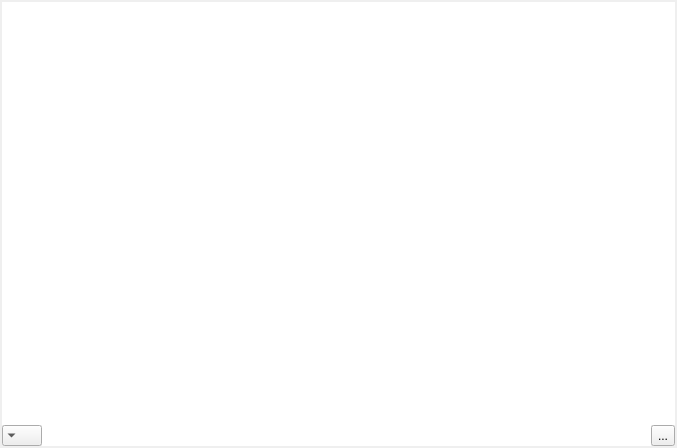
<?xml version="1.0" encoding="UTF-8"?>
<ui version="4.0">
 <class>Frame</class>
 <widget class="QFrame" name="Frame">
  <property name="geometry">
   <rect>
    <x>0</x>
    <y>0</y>
    <width>677</width>
    <height>448</height>
   </rect>
  </property>
  <property name="windowTitle">
   <string>Frame</string>
  </property>
  <layout class="QVBoxLayout" name="verticalLayout">
   <property name="spacing">
    <number>0</number>
   </property>
   <property name="leftMargin">
    <number>2</number>
   </property>
   <property name="topMargin">
    <number>2</number>
   </property>
   <property name="rightMargin">
    <number>2</number>
   </property>
   <property name="bottomMargin">
    <number>2</number>
   </property>
   <item>
    <widget class="QTextEdit" name="scroll_text">
     <property name="font">
      <font>
       <family>Courier</family>
       <pointsize>10</pointsize>
       <fontweight>Medium</fontweight>
      </font>
     </property>
     <property name="frameShape">
      <enum>QFrame::NoFrame</enum>
     </property>
     <property name="frameShadow">
      <enum>QFrame::Plain</enum>
     </property>
     <property name="tabChangesFocus">
      <bool>true</bool>
     </property>
     <property name="readOnly">
      <bool>true</bool>
     </property>
     <property name="acceptRichText">
      <bool>false</bool>
     </property>
     <property name="textInteractionFlags">
      <set>Qt::TextSelectableByKeyboard|Qt::TextSelectableByMouse</set>
     </property>
    </widget>
   </item>
   <item>
    <widget class="QFrame" name="frame">
     <property name="frameShape">
      <enum>QFrame::NoFrame</enum>
     </property>
     <property name="frameShadow">
      <enum>QFrame::Plain</enum>
     </property>
     <layout class="QHBoxLayout" name="horizontalLayout">
      <property name="spacing">
       <number>0</number>
      </property>
      <property name="leftMargin">
       <number>0</number>
      </property>
      <property name="topMargin">
       <number>0</number>
      </property>
      <property name="rightMargin">
       <number>0</number>
      </property>
      <property name="bottomMargin">
       <number>0</number>
      </property>
      <item>
       <widget class="QComboBox" name="mode_selector">
        <property name="sizePolicy">
         <sizepolicy hsizetype="Fixed" vsizetype="Fixed">
          <horstretch>0</horstretch>
          <verstretch>0</verstretch>
         </sizepolicy>
        </property>
        <property name="maximumSize">
         <size>
          <width>40</width>
          <height>30</height>
         </size>
        </property>
        <property name="font">
         <font>
          <family>Courier</family>
          <pointsize>10</pointsize>
          <fontweight>ExtraBold</fontweight>
         </font>
        </property>
        <property name="layoutDirection">
         <enum>Qt::RightToLeft</enum>
        </property>
        <property name="frame">
         <bool>false</bool>
        </property>
       </widget>
      </item>
      <item>
       <widget class="QLineEdit" name="line_input">
        <property name="maximumSize">
         <size>
          <width>16777215</width>
          <height>30</height>
         </size>
        </property>
        <property name="font">
         <font>
          <family>Courier</family>
          <pointsize>10</pointsize>
          <fontweight>Medium</fontweight>
         </font>
        </property>
        <property name="frame">
         <bool>false</bool>
        </property>
       </widget>
      </item>
      <item>
       <widget class="QToolButton" name="toolButton">
        <property name="maximumSize">
         <size>
          <width>16777215</width>
          <height>30</height>
         </size>
        </property>
        <property name="text">
         <string>...</string>
        </property>
       </widget>
      </item>
     </layout>
    </widget>
   </item>
  </layout>
 </widget>
 <resources/>
 <connections>
  <connection>
   <sender>line_input</sender>
   <signal>returnPressed()</signal>
   <receiver>Frame</receiver>
   <slot>command_sent()</slot>
   <hints>
    <hint type="sourcelabel">
     <x>56</x>
     <y>445</y>
    </hint>
    <hint type="destinationlabel">
     <x>0</x>
     <y>278</y>
    </hint>
   </hints>
  </connection>
  <connection>
   <sender>line_input</sender>
   <signal>textEdited(QString)</signal>
   <receiver>Frame</receiver>
   <slot>text_edited(QString)</slot>
   <hints>
    <hint type="sourcelabel">
     <x>143</x>
     <y>445</y>
    </hint>
    <hint type="destinationlabel">
     <x>676</x>
     <y>237</y>
    </hint>
   </hints>
  </connection>
  <connection>
   <sender>mode_selector</sender>
   <signal>currentIndexChanged(int)</signal>
   <receiver>Frame</receiver>
   <slot>set_mode(int)</slot>
   <hints>
    <hint type="sourcelabel">
     <x>22</x>
     <y>445</y>
    </hint>
    <hint type="destinationlabel">
     <x>0</x>
     <y>339</y>
    </hint>
   </hints>
  </connection>
 </connections>
 <slots>
  <slot>command_sent()</slot>
  <slot>text_edited(QString)</slot>
  <slot>set_mode(int)</slot>
 </slots>
</ui>
